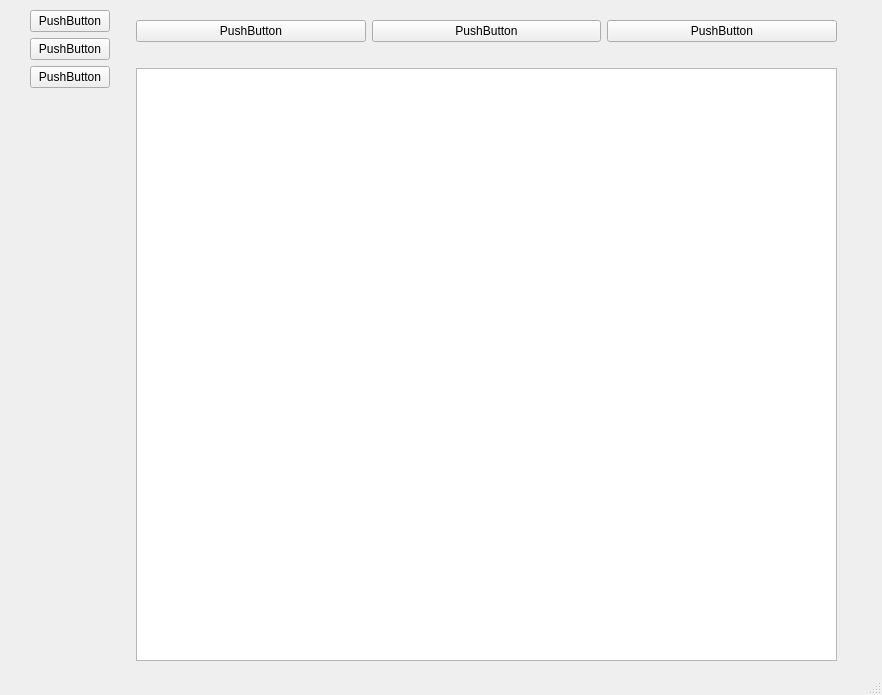
<?xml version="1.0" encoding="UTF-8"?>
<ui version="4.0">
 <class>MainWindow</class>
 <widget class="QMainWindow" name="MainWindow">
  <property name="geometry">
   <rect>
    <x>0</x>
    <y>0</y>
    <width>882</width>
    <height>695</height>
   </rect>
  </property>
  <property name="windowTitle">
   <string>MainWindow</string>
  </property>
  <widget class="QWidget" name="centralwidget">
   <widget class="QWidget" name="horizontalLayoutWidget">
    <property name="geometry">
     <rect>
      <x>30</x>
      <y>10</y>
      <width>821</width>
      <height>661</height>
     </rect>
    </property>
    <layout class="QHBoxLayout" name="horizontalLayout">
     <item>
      <layout class="QVBoxLayout" name="verticalLayout">
       <item>
        <widget class="QPushButton" name="pushButton">
         <property name="text">
          <string>PushButton</string>
         </property>
        </widget>
       </item>
       <item>
        <widget class="QPushButton" name="pushButton_2">
         <property name="text">
          <string>PushButton</string>
         </property>
        </widget>
       </item>
       <item>
        <widget class="QPushButton" name="pushButton_3">
         <property name="text">
          <string>PushButton</string>
         </property>
        </widget>
       </item>
       <item>
        <spacer name="verticalSpacer">
         <property name="orientation">
          <enum>Qt::Vertical</enum>
         </property>
         <property name="sizeHint" stdset="0">
          <size>
           <width>20</width>
           <height>40</height>
          </size>
         </property>
        </spacer>
       </item>
      </layout>
     </item>
     <item>
      <spacer name="verticalSpacer_2">
       <property name="orientation">
        <enum>Qt::Vertical</enum>
       </property>
       <property name="sizeHint" stdset="0">
        <size>
         <width>20</width>
         <height>40</height>
        </size>
       </property>
      </spacer>
     </item>
     <item>
      <widget class="QStackedWidget" name="stackedWidget">
       <property name="currentIndex">
        <number>0</number>
       </property>
       <widget class="QWidget" name="page_3">
        <widget class="QWidget" name="verticalLayoutWidget_3">
         <property name="geometry">
          <rect>
           <x>0</x>
           <y>10</y>
           <width>701</width>
           <height>641</height>
          </rect>
         </property>
         <layout class="QVBoxLayout" name="verticalLayout_6">
          <item>
           <layout class="QVBoxLayout" name="verticalLayout_7">
            <item>
             <layout class="QHBoxLayout" name="horizontalLayout_4">
              <item>
               <widget class="QPushButton" name="pushButton_7">
                <property name="text">
                 <string>PushButton</string>
                </property>
               </widget>
              </item>
              <item>
               <widget class="QPushButton" name="pushButton_8">
                <property name="text">
                 <string>PushButton</string>
                </property>
               </widget>
              </item>
              <item>
               <widget class="QPushButton" name="pushButton_9">
                <property name="text">
                 <string>PushButton</string>
                </property>
               </widget>
              </item>
             </layout>
            </item>
            <item>
             <spacer name="horizontalSpacer_4">
              <property name="orientation">
               <enum>Qt::Horizontal</enum>
              </property>
              <property name="sizeHint" stdset="0">
               <size>
                <width>40</width>
                <height>20</height>
               </size>
              </property>
             </spacer>
            </item>
            <item>
             <widget class="QGraphicsView" name="graphicsView_2"/>
            </item>
           </layout>
          </item>
         </layout>
        </widget>
       </widget>
       <widget class="QWidget" name="page_4">
        <widget class="QWidget" name="verticalLayoutWidget_4">
         <property name="geometry">
          <rect>
           <x>0</x>
           <y>10</y>
           <width>701</width>
           <height>641</height>
          </rect>
         </property>
         <layout class="QVBoxLayout" name="verticalLayout_11">
          <item>
           <layout class="QVBoxLayout" name="verticalLayout_12">
            <item>
             <layout class="QVBoxLayout" name="verticalLayout_13">
              <item>
               <layout class="QHBoxLayout" name="horizontalLayout_6">
                <item>
                 <widget class="QPushButton" name="pushButton_13">
                  <property name="text">
                   <string>PushButton</string>
                  </property>
                 </widget>
                </item>
                <item>
                 <widget class="QPushButton" name="pushButton_14">
                  <property name="text">
                   <string>PushButton</string>
                  </property>
                 </widget>
                </item>
                <item>
                 <widget class="QPushButton" name="pushButton_15">
                  <property name="text">
                   <string>PushButton</string>
                  </property>
                 </widget>
                </item>
               </layout>
              </item>
              <item>
               <spacer name="horizontalSpacer_5">
                <property name="orientation">
                 <enum>Qt::Horizontal</enum>
                </property>
                <property name="sizeHint" stdset="0">
                 <size>
                  <width>40</width>
                  <height>20</height>
                 </size>
                </property>
               </spacer>
              </item>
              <item>
               <widget class="QGraphicsView" name="graphicsView_4"/>
              </item>
              <item>
               <spacer name="horizontalSpacer_7">
                <property name="orientation">
                 <enum>Qt::Horizontal</enum>
                </property>
                <property name="sizeHint" stdset="0">
                 <size>
                  <width>40</width>
                  <height>20</height>
                 </size>
                </property>
               </spacer>
              </item>
              <item>
               <layout class="QVBoxLayout" name="verticalLayout_14">
                <item>
                 <layout class="QVBoxLayout" name="verticalLayout_15">
                  <item>
                   <layout class="QHBoxLayout" name="horizontalLayout_7">
                    <item>
                     <widget class="QPushButton" name="pushButton_16">
                      <property name="text">
                       <string>PushButton</string>
                      </property>
                     </widget>
                    </item>
                    <item>
                     <widget class="QPushButton" name="pushButton_17">
                      <property name="text">
                       <string>PushButton</string>
                      </property>
                     </widget>
                    </item>
                    <item>
                     <widget class="QPushButton" name="pushButton_18">
                      <property name="text">
                       <string>PushButton</string>
                      </property>
                     </widget>
                    </item>
                   </layout>
                  </item>
                  <item>
                   <spacer name="horizontalSpacer_6">
                    <property name="orientation">
                     <enum>Qt::Horizontal</enum>
                    </property>
                    <property name="sizeHint" stdset="0">
                     <size>
                      <width>40</width>
                      <height>20</height>
                     </size>
                    </property>
                   </spacer>
                  </item>
                  <item>
                   <widget class="QGraphicsView" name="graphicsView_5"/>
                  </item>
                 </layout>
                </item>
               </layout>
              </item>
             </layout>
            </item>
           </layout>
          </item>
         </layout>
        </widget>
       </widget>
      </widget>
     </item>
     <item>
      <layout class="QVBoxLayout" name="verticalLayout_5"/>
     </item>
    </layout>
   </widget>
  </widget>
  <widget class="QStatusBar" name="statusbar"/>
 </widget>
 <resources/>
 <connections/>
</ui>
